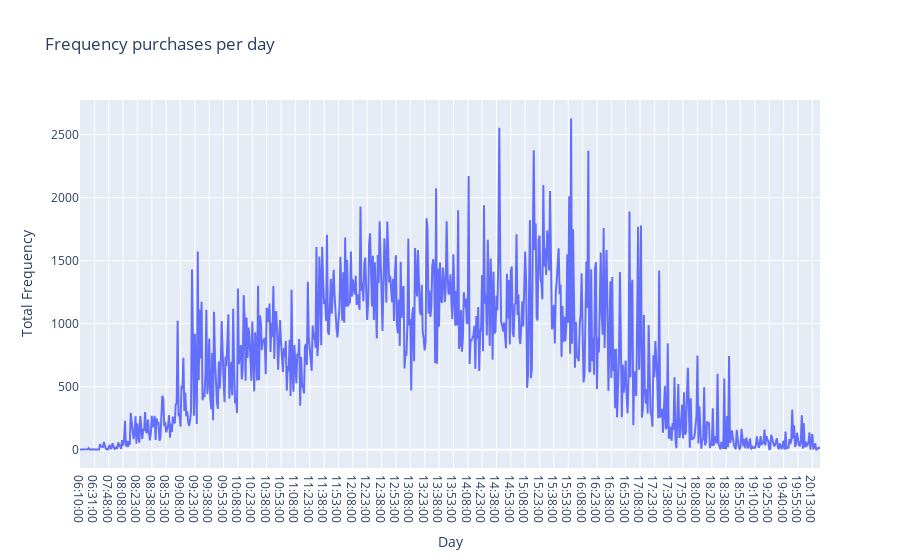

Notebook code cell kept with this figure:
### Code cell
# distribution of hours of the day
date_frequency = df['InvoiceDate'].dt.time.value_counts().reset_index()
date_frequency.columns = ['date', 'total_frequency']
date_frequency = date_frequency.sort_values(by='date')
##plotting##
data_for_plot = dict(type='scatter',
                x=date_frequency['date'],
                y=date_frequency['total_frequency'])
# setting the layout
plot_1_layout = dict(title=dict(text='Frequency purchases per day'),
                      xaxis=dict(title='Day'),
                      yaxis=dict(title='Total Frequency')
                      )
# displaying the graph
plot_1 = go.Figure(data=data_for_plot, layout=plot_1_layout)
# plot_1.show(renderer='png')
plot_1.show()

### Figure 1 — Plotly figure (JSON) as saved in the notebook; plotly's stock layout.template omitted (floating-point values rounded to 4 significant figures; data arrays with more than 128 entries replaced by an {"elided": "..."} marker saying what was removed)
{"data": [{"type": "scatter", "x": {"elided": "774 str values"}, "y": {"elided": "774 int values"}}], "layout": {"title": {"text": "Frequency purchases per day"}, "xaxis": {"title": {"text": "Day"}}, "yaxis": {"title": {"text": "Total Frequency"}}}}
